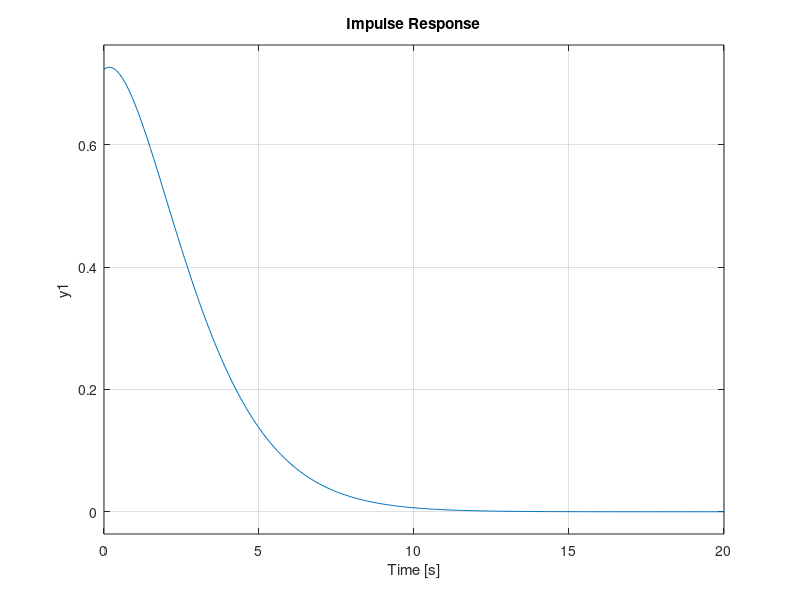

Source code (MATLAB):
clearvars; clc
close all

%% parameters
n = 6; %dimension
Wn = 5/6; %rad/s
sample = 50;

%% Butter filter
[b,a] = butter(n,Wn);

%% Transfer function to State- Space form
[A,B,C,D] = tf2ss(b,a);
A
B
C
D
sys1 = ss(A,B,C,D);
t = (0:0.1:20);

%% Impaulse response
%impz(b,a,sample)
impulse(sys1,t)
